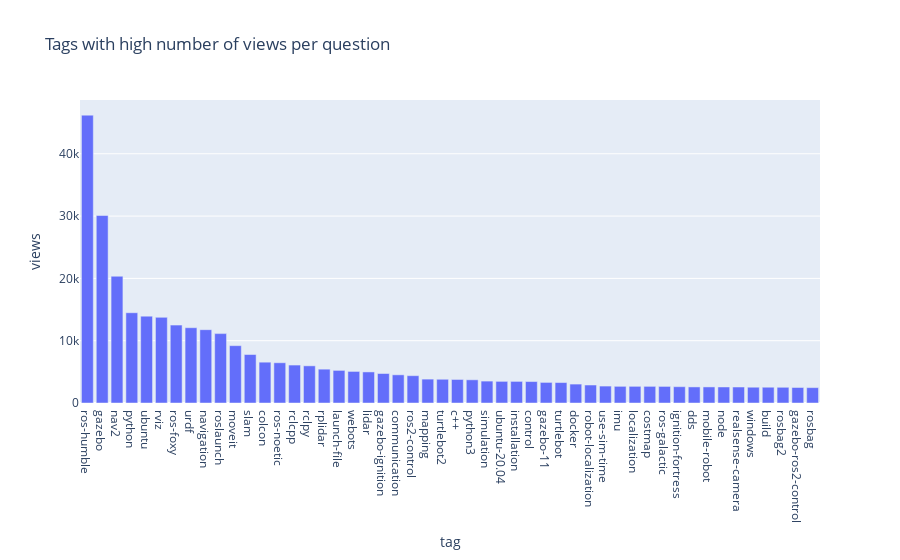

Here is the notebook cell this chart was saved with:
### Code cell
view_df = view_df.sort_values(by="views",ascending=False)
fig = px.bar(view_df[2:52], x="tag", y="views", title="Tags with high number of views per question")
fig.show()

### Figure 1 — Plotly figure (JSON) as saved in the notebook; plotly's stock layout.template omitted (floating-point values rounded to 4 significant figures)
{"data": [{"alignmentgroup": "True", "hovertemplate": "tag=%{x}<br>views=%{y}<extra></extra>", "legendgroup": "", "marker": {"color": "#636efa", "pattern": {"shape": ""}}, "name": "", "offsetgroup": "", "orientation": "v", "showlegend": false, "textposition": "auto", "type": "bar", "x": ["ros-humble", "gazebo", "nav2", "python", "ubuntu", "rviz", "ros-foxy", "urdf", "navigation", "roslaunch", "moveit", "slam", "colcon", "ros-noetic", "rclcpp", "rclpy", "rplidar", "launch-file", "webots", "lidar", "gazebo-ignition", "communication", "ros2-control", "mapping", "turtlebot2", "c++", "python3", "simulation", "ubuntu-20.04", "installation", "control", "gazebo-11", "turtlebot", "docker", "robot-localization", "use-sim-time", "imu", "localization", "costmap", "ros-galactic", "ignition-fortress", "dds", "mobile-robot", "node", "realsense-camera", "windows", "build", "rosbag2", "gazebo-ros2-control", "rosbag"], "xaxis": "x", "y": [46198, 30087, 20342, 14490, 13940, 13747, 12499, 12084, 11768, 11137, 9201, 7780, 6552, 6460, 6089, 5966, 5429, 5233, 5066, 4987, 4734, 4523, 4385, 3832, 3809, 3778, 3724, 3515, 3472, 3467, 3442, 3305, 3280, 3036, 2885, 2717, 2675, 2675, 2673, 2663, 2618, 2580, 2579, 2572, 2565, 2533, 2531, 2521, 2489, 2467], "yaxis": "y"}], "layout": {"barmode": "relative", "legend": {"tracegroupgap": 0}, "title": {"text": "Tags with high number of views per question"}, "xaxis": {"anchor": "y", "domain": [0, 1], "title": {"text": "tag"}}, "yaxis": {"anchor": "x", "domain": [0, 1], "title": {"text": "views"}}}}
